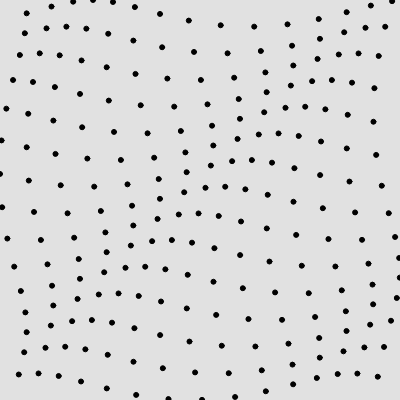
Frame 1 (no input)
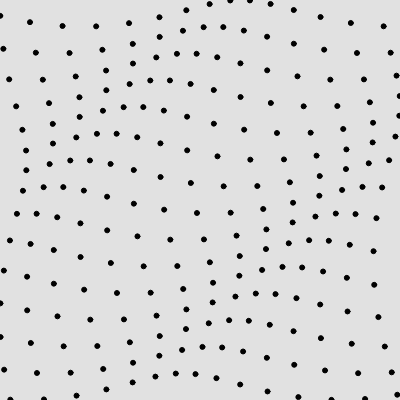
Frame 60 (no input)
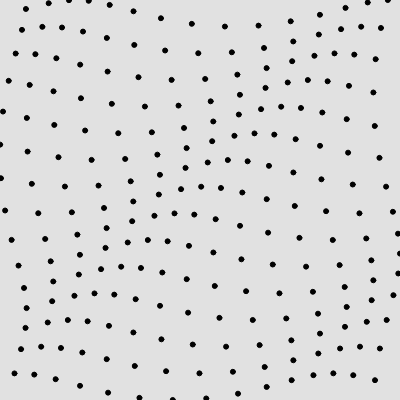
Frame 120 (the mouse pressed at the canvas centre since frame 60)

The p5.js sketch that drew these frames (run headless with seeded random() and noise() and a simulated clock; from frame 60 on, the mouse is pressed at the canvas centre):

// p5.js sketch
// ── sketch.js
/*
----- Coding Tutorial by Patt Vira ----- 
Name: Wave Pattern 
Video Tutorial: https://youtu.be/DNZPyoMBiFw?si=YFHNTw_vTuaozTkv

Connect with Patt: @pattvira
https://www.pattvira.com/
----------------------------------------
*/

let grid = [];
let cols = 15;
let rows = 15;
let loc = 100;
function setup() {
  createCanvas(400, 400);
  let rowSize = height / rows;
  let colSize = width / cols;

  for (let i = 0; i < cols; i++) {
    grid[i] = [];
    for (let j = 0; j < rows; j++) {
      grid[i][j] = new Cell(
        colSize / 2 + i * colSize,
        rowSize / 2 + j * rowSize,
        rowSize / 2,
        i * loc + j * loc
      );
    }
  }
}

function draw() {
  background(225);
  for (let i = 0; i < cols; i++) {
    for (let j = 0; j < rows; j++) {
      grid[i][j].update();
      grid[i][j].display();
    }
  }
}

class Cell {
  constructor(x0, y0, r, angle) {
    this.r = r;
    this.angle = angle;
    this.x0 = x0;
    this.y0 = y0;
  }

  update() {
    this.x = this.r * cos(this.angle);
    this.y = this.r * sin(this.angle);
    this.angle += 0.05;
  }

  display() {
    // ellipse(this.x0, this.y0, this.r*2, this.r*2);
    // line(this.x0, this.y0, this.x0+this.x, this.y0+this.y);
    fill(0);
    ellipse(this.x0 + this.x, this.y0 + this.y, 5, 5);
  }
}
